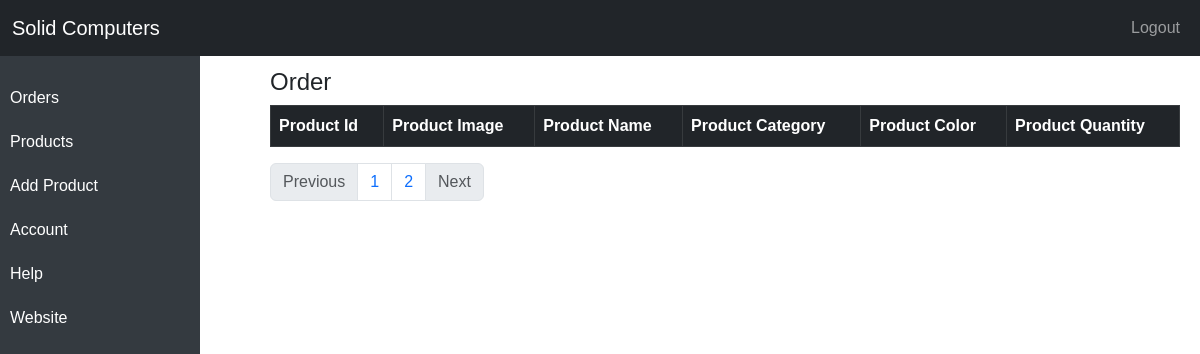
Before: /admin/view_order.php?order_id=4 (signed in) with the older database file.
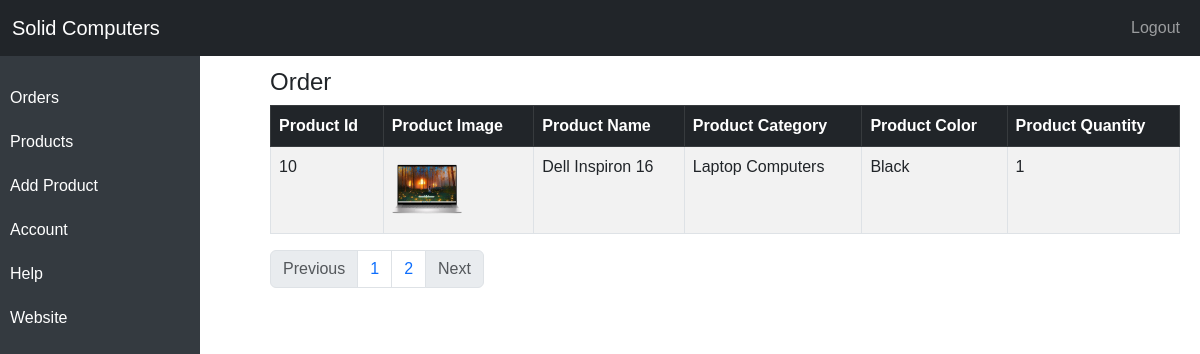
After: the same page with the newer database file.
### tables this page shows
CREATE TABLE `order_items` (
  `item_id` int(11) NOT NULL,
  `order_id` int(11) NOT NULL,
  `product_id` int(11) NOT NULL,
  `product_quantity` int(11) NOT NULL
);

CREATE TABLE `products` (
  `product_id` int(11) NOT NULL,
  `product_name` varchar(100) NOT NULL,
  `product_category` varchar(100) NOT NULL,
  `product_description` text NOT NULL,
  `product_image` varchar(255) NOT NULL,
  `product_image2` varchar(255) NOT NULL,
  `product_image3` varchar(255) NOT NULL,
  `product_image4` varchar(255) NOT NULL,
  `product_price` decimal(10,2) DEFAULT NULL,
  `product_special_offer` double NOT NULL,
  `product_color` varchar(100) NOT NULL,
  `stock_quantity` int(11) NOT NULL
);

### admin/view_order.php (the view, shortened to what this page needs)
<?php
include('header.php');
if (isset($_GET['page_no']) && $_GET['page_no'] != "") {
    $page_no = $_GET['page_no'];
} else {
    $page_no = 1;
}
$stmt1 = $conn->prepare("SELECT COUNT(*) AS total_records FROM order_items");
$stmt1->execute();
$stmt1->bind_result($total_records);
$total_records_per_page = 8;
$offset = ($page_no - 1) * $total_records_per_page;
$total_no_of_pages = ceil($total_records / $total_records_per_page);
$stmt2 = $conn->prepare("SELECT
    p.product_id,
    p.product_image,
    p.product_name,
    p.product_category,
    p.product_color,
    oi.product_quantity
FROM
    products p
JOIN
    order_items oi ON p.product_id = oi.product_id
    WHERE oi.order_id = ?
    LIMIT $offset, $total_records_per_page");
$order_id = $_GET['order_id'];
$stmt2->bind_param("i", $order_id);
$stmt2->execute();
$orders = $stmt2->get_result();
?>
<div class="main-content">
    <h4 class="mt-5">Order</h4>
    <table class="table table-bordered table-striped">
        <thead class="table-dark">
            <tr>
                <th>Product Id</th>
                <th>Product Image</th>
                <th>Product Name</th>
                <th>Product Category</th>
                <th>Product Color</th>
                <th>Product Quantity</th>
            </tr>
        </thead>
        <tbody>
            <?php foreach ($orders as $order) { ?>
                <tr>
                    <td><?php echo $order['product_id'] ?></td>
                    <td><img src="../assets/imgs/<?php echo $order['product_image']; ?>" style="width: 70px; height: 70px"></td>
                    <td><?php echo $order['product_name'] ?></td>
                    <td><?php echo $order['product_category'] ?></td>
                    <td><?php echo $order['product_color'] ?></td>
                    <td><?php echo $order['product_quantity'] ?></td>
                </tr>
            <?php } ?>
        </tbody>
    </table>
    <nav aria-label="Page navigation example">
        <ul class="pagination">
            <li class="page-item <?php if ($page_no <= 1) {
                                        echo 'disabled';
                                    } ?>">
                <a class="page-link" href="<?php if ($page_no <= 1) {
                                                echo '#';
                                            } else {
                                                echo "?page_no=" . ($page_no - 1);
                                            } ?>">Previous</a>
            </li>
            <li class="page-item"><a class="page-link" href="?page_no=1">1</a></li>
            <li class="page-item"><a class="page-link" href="?page_no=2">2</a></li>
            <li class="page-item <?php if ($page_no >= $total_no_of_pages) {
                                        echo 'disabled';
                                    } ?>">
                <a class="page-link" href="<?php if ($page_no >= $total_no_of_pages) {
                                                echo '#';
                                            } else {
                                                echo "?page_no=" . ($page_no + 1);
                                            } ?>">Next</a>
            </li>
        </ul>
    </nav>
</div>
</body>
</html>

### admin/header.php (shortened to what this page needs)
<!DOCTYPE html>
<html lang="en">
<head>
    <link href="https://cdn.jsdelivr.net/npm/bootstrap@5.3.0/dist/css/bootstrap.min.css" rel="stylesheet">
    <link rel="stylesheet" href="style.css">
</head>
<body>
    <nav class="navbar navbar-expand-lg navbar-dark bg-dark fixed-top">
        <div class="container-fluid">
            <a class="navbar-brand" href="#">Solid Computers</a>
            <ul class="navbar-nav ms-auto">
                <li class="nav-item"><a class="nav-link" href="logout.php?logout=1">Logout</a></li>
            </ul>
        </div>
    </nav>
    <div class="side-menu">
        <a href="index.php">Orders</a>
        <a href="products.php">Products</a>
        <a href="add_product.php">Add Product</a>
        <a href="account.php">Account</a>
        <a href="help.php">Help</a>
        <a href="../account.php">Website</a>
    </div>

### admin/style.css (style rules this page uses)
body { font-family: sans-serif; }
.side-menu { height: 100vh; width: 250px; position: fixed; top: 56px; left: 0; background-color: #343a40; padding-top: 20px; }
.side-menu a { color: white; padding: 10px 15px; text-decoration: none; display: block; }
.main-content { margin-left: 250px; padding: 20px; }
.side-menu { width: 200px; position: fixed; height: 100%; top: 56px; left: 0; background: #343a40; padding-top: 20px; }
.side-menu a { display: block; color: white; padding: 10px; text-decoration: none; }

Changed rows visible on the page:
added order_items: product.product_id "10", product.product_image (picture), product.product_name "Dell Inspiron 16", product.product_category "Laptop Computers", product.product_color "Black", product_quantity "1"
